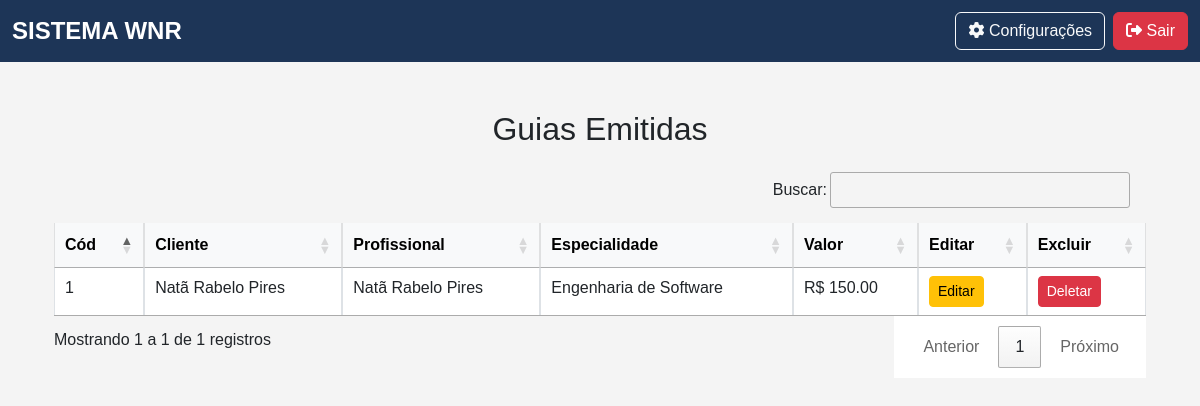
Before: /listar_guia (signed in) with the older database file.
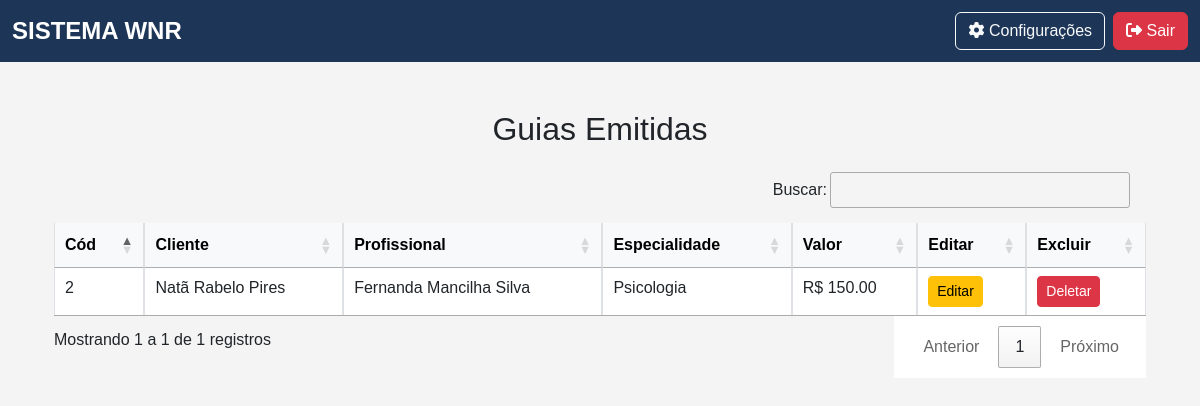
After: the same page with the newer database file.
### app/models.py (models this page shows)
class Guia(db.Model):
    __tablename__ = "guias"
    id                      = Column(Integer, primary_key=True, index=True)
    cliente_id              = Column(Integer, ForeignKey("clientes.id"))
    profissional_id         = Column(Integer, ForeignKey("profissionais.id"))
    data_original           = Column(Date)
    hora_emissao            = Column(String)
    observacoes_gerais      = Column(String)
    quantidade_emissoes     = Column(Integer)
    tipo_pagamento          = Column(String)
    valor_unitario          = Column(Float)
    valor_total             = Column(Float)
    pago                    = Column(Boolean, default=False)
    cliente = relationship("Cliente", back_populates="guias")
    profissional = relationship("Profissional", back_populates="guias")

class Cliente(db.Model):
    __tablename__ = "clientes"
    id                      = Column(Integer, primary_key=True, index=True)
    nome                    = Column(String, index=True)
    cpf                     = Column(String(11), unique=True, index=True)
    email                   = Column(String, index=True)
    data_nascimento         = Column(Date)
    renda_familiar          = Column(Float)
    bairro                  = Column(String)
    canal_divulgacao        = Column(String)
    cep                     = Column(String(8))
    cidade                  = Column(String)
    condicao_habitacao      = Column(String)
    cpf_responsavel         = Column(String(11), nullable=True, default="")
    complemento             = Column(String)
    numero_cs               = Column(String)
    despesa_mensal          = Column(Float)
    escolaridade            = Column(String)
    estado                  = Column(String)
    endereco                = Column(String)
    fone_contato            = Column(String)
    fone_pessoal            = Column(String)
    foto                    = Column(String)
    grau_parentesco         = Column(String)
    nome_plano_saude        = Column(String, default="Sem plano de Saúde")
    nome_responsavel        = Column(String, default="")
    numero_filhos           = Column(Integer, default=0)
    possui_filhos           = Column(String)
    plano_saude             = Column(String)
    previdenciario          = Column(String)
    profissao               = Column(String)
    remuneracao             = Column(Float)
    rg                      = Column(String)
    saldo                   = Column(Float)
    sexo                    = Column(String)
    tipo_moradia            = Column(String)
    transporte              = Column(String)
    idade                   = Column(String)
    encaminhamentos = relationship("Encaminhamento", back_populates="cliente", cascade="all, delete-orphan")
    guias = relationship("Guia", back_populates="cliente")

class Profissional(db.Model):
    __tablename__ = "profissionais"
    id                      = Column(Integer, primary_key=True, index=True)
    nome                    = Column(String, index=True)
    cpf                     = Column(String(11), unique=True, index=True)
    email                   = Column(String, unique=True, index=True)
    data_nascimento         = Column(Date)
    bairro                  = Column(String)
    banco                   = Column(String)
    cep                     = Column(String(8))
    cidade                  = Column(String)
    complemento             = Column(String)
    graduacao               = Column(String)
    issqn                   = Column(String)
    fone_pessoal            = Column(String)
    fone_profissional       = Column(String)
    foto                    = Column(String)
    curriculum_lattes       = Column(String)
    dias_horas_disponiveis  = Column(String)
    endereco_profissional   = Column(String)
    estado                  = Column(String)
    observacoes             = Column(String)
    pix                     = Column(String)
    registro_profissional   = Column(String)
    rg                      = Column(String)
    valor_minimo            = Column(Float)
    encaminhamentos = relationship("Encaminhamento", back_populates="profissional", cascade="all, delete-orphan")
    guias = relationship("Guia", back_populates="profissional")

### app/routes/guide_routes.py (the view)
@guide_bp.route('/listar_guia', methods=['GET', 'POST'])
@login_required
@role_required('atendimento', 'financeiro', 'admin')
def listar_guia():
    guias = Guia.query.all()
    return render_template('guides/list.html', guias = guias)

### app/__init__.py (called while the page is built)
@login_manager.user_loader
def load_user(id):
    return Usuario.query.get(int(id))  # Converte para inteiro e busca no banco

### app/templates/guides/list.html (shortened to what this page needs)
{% extends 'base_list.html' %}
{% block content %}
<div class="container mt-5">
    <h2 class="text-center mb-4 mt-5">Guias Emitidas</h2>
    <div class="card-body">
        <table id="table" class="table table-bordered table-hover">
            <thead class="table-light">
                <tr>
                    <th>Cód</th>
                    <th>Cliente</th>
                    <th>Profissional</th>
                    <th>Especialidade</th>
                    <th>Valor</th>
                    <th>Editar</th>
                    <th>Excluir</th>
                </tr>
            </thead>
            <tbody>
                {% for guia in guias %}
                    <tr>
                        <td>{{ guia.id }}</td>
                        <td>{{ guia.cliente.nome }}</td>
                        <td>{{ guia.profissional.nome }}</td>
                        <td>{{ guia.profissional.graduacao }}</td>
                        <td>R$ {{ "%0.2f"|format(guia.valor_total) }}</td>
                        <td><a href="{{ url_for('guide_bp.editar_guia', id=guia.id) }}" class="btn btn-sm btn-warning">Editar</a></td>
                        <td><a href="{{ url_for('guide_bp.deletar_guia', id=guia.id) }}" class="btn btn-sm btn-danger" data-bs-toggle="modal" data-bs-target="#confirmarExclusao" data-id="{{ guia.id }}">Deletar</a></td>
                    </tr>
                  {% endfor %}
            </tbody>
        </table>
    </div>
</div>
{% endblock %}

Changed rows visible on the page:
removed Guia: id "1", cliente.nome "Natã Rabelo Pires", profissional.nome "Natã Rabelo Pires", profissional.graduacao "Engenharia de Software", valor_total "150.00"
added Guia: id "2", cliente.nome "Natã Rabelo Pires", profissional.nome "Fernanda Mancilha Silva", profissional.graduacao "Psicologia", valor_total "150.00"
